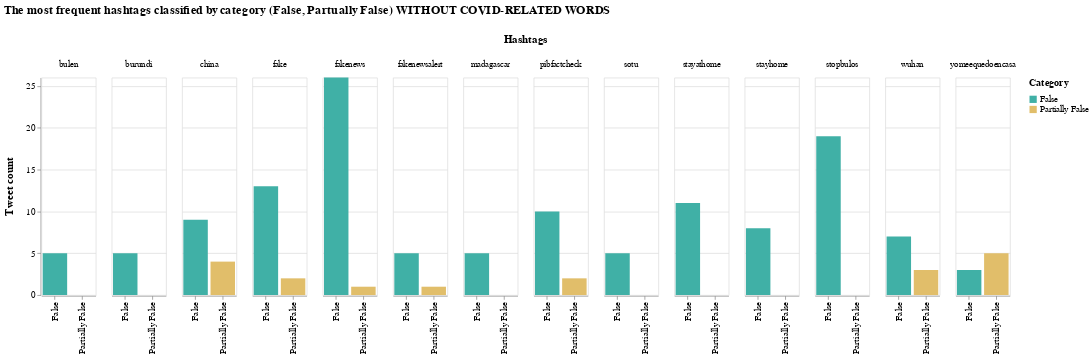

Write notebook code for a chart like this one.
### Markdown cell above
Then we visualize the bar chart again:

### Code cell
range_ = ["#40B0A6","#E1BE6A"]

barsm = alt.Chart(df_mentions).transform_fold(
    ['False', 'Partially False'],
).mark_bar().encode(
    x=alt.X('key:N',title=None),
    y=alt.Y('value:Q',title="Tweet count"),
    color=alt.Color('key:N', scale=alt.Scale(range=range_),title="Category"),
    column="Hashtags:N"
).transform_filter(
    alt.FieldRangePredicate(field='count', range=[5, 27])
).properties(
    title="The most frequent hashtags classified by category (False, Partually False) WITHOUT COVID-RELATED WORDS",
    width=75
).configure_title(
    fontSize=17,
    offset=25
).configure_axis(
    labelFontSize=13,
    titleFontSize=15,
    titlePadding=15
).configure_legend(
    titleFontSize=14,
    labelFontSize=12,
    titlePadding=10
).configure_header(
    titleFontSize=15,
    labelFontSize=12
)

barsm

### Figure 1 — Vega-Lite specification as saved in the notebook (floating-point values rounded to 4 significant figures; data arrays with more than 128 entries replaced by an {"elided": "..."} marker saying what was removed)
{"config": {"view": {"continuousWidth": 400, "continuousHeight": 300}, "axis": {"labelFontSize": 13, "titleFontSize": 15, "titlePadding": 15}, "header": {"labelFontSize": 12, "titleFontSize": 15}, "legend": {"labelFontSize": 12, "titleFontSize": 14, "titlePadding": 10}, "title": {"fontSize": 17, "offset": 25}}, "data": {"name": "data-bff07a1cc8a2335881878abd318edd5a"}, "mark": "bar", "encoding": {"color": {"type": "nominal", "field": "key", "scale": {"range": ["#40B0A6", "#E1BE6A"]}, "title": "Category"}, "column": {"type": "nominal", "field": "Hashtags"}, "x": {"type": "nominal", "field": "key", "title": null}, "y": {"type": "quantitative", "field": "value", "title": "Tweet count"}}, "title": "The most frequent hashtags classified by category (False, Partually False) WITHOUT COVID-RELATED WORDS", "transform": [{"fold": ["False", "Partially False"]}, {"filter": {"field": "count", "range": [5, 27]}}], "width": 75, "$schema": "https://vega.github.io/schema/vega-lite/v4.8.1.json", "datasets": {"data-bff07a1cc8a2335881878abd318edd5a": {"elided": "592 records"}}}
